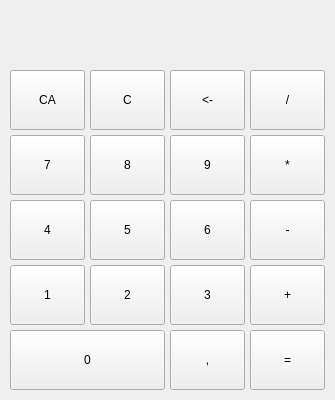
<?xml version="1.0" encoding="UTF-8"?>
<ui version="4.0">
 <class>calculator</class>
 <widget class="QWidget" name="calculator">
  <property name="geometry">
   <rect>
    <x>0</x>
    <y>0</y>
    <width>335</width>
    <height>400</height>
   </rect>
  </property>
  <property name="sizePolicy">
   <sizepolicy hsizetype="Fixed" vsizetype="Fixed">
    <horstretch>0</horstretch>
    <verstretch>0</verstretch>
   </sizepolicy>
  </property>
  <property name="minimumSize">
   <size>
    <width>335</width>
    <height>400</height>
   </size>
  </property>
  <property name="maximumSize">
   <size>
    <width>335</width>
    <height>400</height>
   </size>
  </property>
  <property name="windowTitle">
   <string>calculator</string>
  </property>
  <widget class="QLabel" name="label">
   <property name="geometry">
    <rect>
     <x>10</x>
     <y>10</y>
     <width>311</width>
     <height>60</height>
    </rect>
   </property>
   <property name="font">
    <font>
     <pointsize>30</pointsize>
    </font>
   </property>
   <property name="toolTip">
    <string notr="true"/>
   </property>
   <property name="statusTip">
    <string notr="true"/>
   </property>
   <property name="text">
    <string/>
   </property>
   <property name="textFormat">
    <enum>Qt::AutoText</enum>
   </property>
   <property name="scaledContents">
    <bool>false</bool>
   </property>
   <property name="alignment">
    <set>Qt::AlignBottom|Qt::AlignRight|Qt::AlignTrailing</set>
   </property>
  </widget>
  <widget class="QPushButton" name="seven">
   <property name="geometry">
    <rect>
     <x>10</x>
     <y>135</y>
     <width>75</width>
     <height>60</height>
    </rect>
   </property>
   <property name="text">
    <string>7</string>
   </property>
  </widget>
  <widget class="QPushButton" name="eight">
   <property name="geometry">
    <rect>
     <x>90</x>
     <y>135</y>
     <width>75</width>
     <height>60</height>
    </rect>
   </property>
   <property name="text">
    <string>8</string>
   </property>
  </widget>
  <widget class="QPushButton" name="nine">
   <property name="geometry">
    <rect>
     <x>170</x>
     <y>135</y>
     <width>75</width>
     <height>60</height>
    </rect>
   </property>
   <property name="text">
    <string>9</string>
   </property>
  </widget>
  <widget class="QPushButton" name="multiply">
   <property name="geometry">
    <rect>
     <x>250</x>
     <y>135</y>
     <width>75</width>
     <height>60</height>
    </rect>
   </property>
   <property name="text">
    <string>*</string>
   </property>
  </widget>
  <widget class="QPushButton" name="four">
   <property name="geometry">
    <rect>
     <x>10</x>
     <y>200</y>
     <width>75</width>
     <height>60</height>
    </rect>
   </property>
   <property name="text">
    <string>4</string>
   </property>
  </widget>
  <widget class="QPushButton" name="five">
   <property name="geometry">
    <rect>
     <x>90</x>
     <y>200</y>
     <width>75</width>
     <height>60</height>
    </rect>
   </property>
   <property name="text">
    <string>5</string>
   </property>
  </widget>
  <widget class="QPushButton" name="six">
   <property name="geometry">
    <rect>
     <x>170</x>
     <y>200</y>
     <width>75</width>
     <height>60</height>
    </rect>
   </property>
   <property name="text">
    <string>6</string>
   </property>
  </widget>
  <widget class="QPushButton" name="minus">
   <property name="geometry">
    <rect>
     <x>250</x>
     <y>200</y>
     <width>75</width>
     <height>60</height>
    </rect>
   </property>
   <property name="text">
    <string>-</string>
   </property>
  </widget>
  <widget class="QPushButton" name="one">
   <property name="geometry">
    <rect>
     <x>10</x>
     <y>265</y>
     <width>75</width>
     <height>60</height>
    </rect>
   </property>
   <property name="text">
    <string>1</string>
   </property>
  </widget>
  <widget class="QPushButton" name="two">
   <property name="geometry">
    <rect>
     <x>90</x>
     <y>265</y>
     <width>75</width>
     <height>60</height>
    </rect>
   </property>
   <property name="text">
    <string>2</string>
   </property>
  </widget>
  <widget class="QPushButton" name="three">
   <property name="geometry">
    <rect>
     <x>170</x>
     <y>265</y>
     <width>75</width>
     <height>60</height>
    </rect>
   </property>
   <property name="text">
    <string>3</string>
   </property>
  </widget>
  <widget class="QPushButton" name="plus">
   <property name="geometry">
    <rect>
     <x>250</x>
     <y>265</y>
     <width>75</width>
     <height>60</height>
    </rect>
   </property>
   <property name="text">
    <string>+</string>
   </property>
  </widget>
  <widget class="QPushButton" name="zero">
   <property name="geometry">
    <rect>
     <x>10</x>
     <y>330</y>
     <width>155</width>
     <height>60</height>
    </rect>
   </property>
   <property name="text">
    <string>0</string>
   </property>
  </widget>
  <widget class="QPushButton" name="comma">
   <property name="geometry">
    <rect>
     <x>170</x>
     <y>330</y>
     <width>75</width>
     <height>60</height>
    </rect>
   </property>
   <property name="text">
    <string>,</string>
   </property>
  </widget>
  <widget class="QPushButton" name="enter">
   <property name="geometry">
    <rect>
     <x>250</x>
     <y>330</y>
     <width>75</width>
     <height>60</height>
    </rect>
   </property>
   <property name="text">
    <string>=</string>
   </property>
  </widget>
  <widget class="QPushButton" name="clear">
   <property name="geometry">
    <rect>
     <x>90</x>
     <y>70</y>
     <width>75</width>
     <height>60</height>
    </rect>
   </property>
   <property name="text">
    <string>C</string>
   </property>
  </widget>
  <widget class="QPushButton" name="clear_all">
   <property name="geometry">
    <rect>
     <x>10</x>
     <y>70</y>
     <width>75</width>
     <height>60</height>
    </rect>
   </property>
   <property name="text">
    <string>CA</string>
   </property>
  </widget>
  <widget class="QPushButton" name="divide">
   <property name="geometry">
    <rect>
     <x>250</x>
     <y>70</y>
     <width>75</width>
     <height>60</height>
    </rect>
   </property>
   <property name="text">
    <string>/</string>
   </property>
  </widget>
  <widget class="QPushButton" name="backspace">
   <property name="geometry">
    <rect>
     <x>170</x>
     <y>70</y>
     <width>75</width>
     <height>60</height>
    </rect>
   </property>
   <property name="text">
    <string>&lt;-</string>
   </property>
  </widget>
 </widget>
 <resources/>
 <connections/>
</ui>
